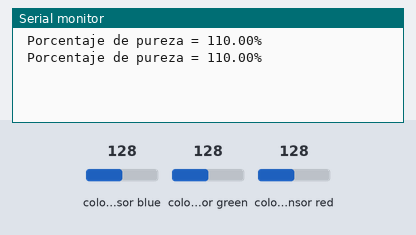
A sketch run on a simulated Arduino Uno, built with avr-gcc and run on an emulated ATmega328P. Shown: the last lines printed to the serial monitor. Wiring (inferred from the names in the program): TCS3200 colour sensor: output pin 8; S2 pin 6; S3 pin 7; S0 pin 4; S1 pin 5. The inputs (shaded band) are chosen by the test bench; at power-on: colour sensor green 128, colour sensor blue 128, colour sensor red 128.

Above: at 1.2 s.
1.3 s: colour sensor green set to 5
At 2.5 s:
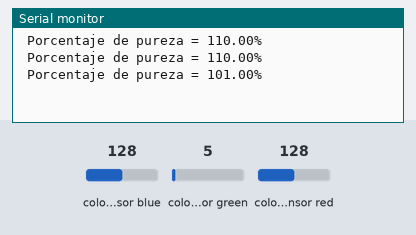
2.8 s: colour sensor green set to 64
At 3.4 s:
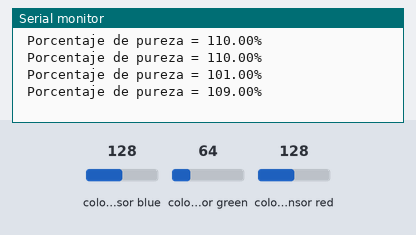
Timing chart, 0 to 5.8 s (numbered marks = the images above; inputs shaded):
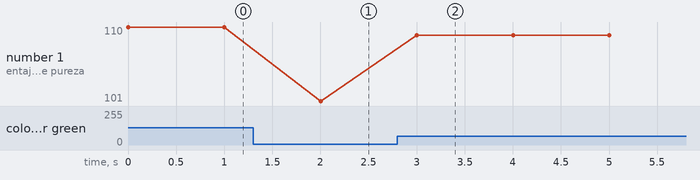

The sketch:

Color.ino
```cpp
// TCS230 or TCS3200 pins wiring to Arduino
#define S0 4
#define S1 5
#define S2 6
#define S3 7
#define sensorOut 8

// Stores frequency read by the photodiodes
int greenFrequency = 0;

// Stores the green color
int greenColor = 0;

float Color_pureza();

void setup() {
  // Setting the outputs
  pinMode(S0, OUTPUT);
  pinMode(S1, OUTPUT);
  pinMode(S2, OUTPUT);
  pinMode(S3, OUTPUT);

  // Setting the sensorOut as an input
  pinMode(sensorOut, INPUT);

  // Setting frequency scaling to 20%
  digitalWrite(S0,HIGH);
  digitalWrite(S1,LOW);

  // Begins serial communication
  Serial.begin(9600);
}

void loop() {

  // Printing the GREEN (G) value
  Serial.print(" Porcentaje de pureza = ");
  Serial.print(Color_pureza());
  Serial.println("%");
  delay(1000);


}

float Color_pureza()
{
// Setting GREEN (G) filtered photodiodes to be read
  digitalWrite(S2,HIGH);
  digitalWrite(S3,HIGH);

  // Reading the output frequency
  greenFrequency = pulseIn(sensorOut, LOW);
  // Remaping the value of the GREEN (G) frequency from 0 to 255
  // You must replace with your own values. Here's an example:
  // greenColor = map(greenFrequency, 100, 199, 255, 0);

  float G_MIN = 240;
  float G_MAX = 2150;
  greenColor = map(greenFrequency, G_MIN, G_MAX, 100, 0);
  return greenColor ;
}
```

Measured:
- after the input at 1.3 s, the serial monitor: prints a new line after 0.70 s (image 1)
- after the input at 2.8 s, the serial monitor: prints a new line after 0.20 s (image 2)
- plotted number 1: 110 → 101 after the input at 1.3 s, 101 → 109 after the input at 2.8 s
